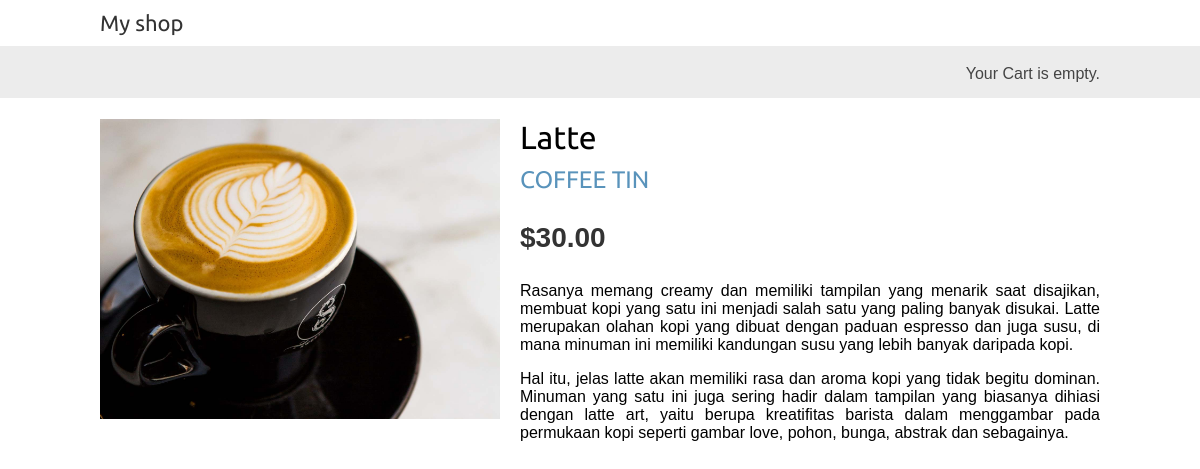
The page /5/latte/ on the database its author committed.
### shop/models.py (models this page shows, shortened)
class Product(models.Model):
    category = models.ForeignKey(Category,
                                 related_name='products',
                                 on_delete=models.CASCADE)
    name = models.CharField(max_length=200, db_index=True)
    slug = models.SlugField(max_length=200, db_index=True)
    image = models.ImageField(upload_to='products/%Y/%m/%d',
                              blank=True)
    description = models.TextField(blank=True)
    price = models.DecimalField(max_digits=10, decimal_places=2)
    available = models.BooleanField(default=True)
    created = models.DateTimeField(auto_now_add=True)
    updated = models.DateTimeField(auto_now=True)
    class Meta:
        ordering = ('name',)
        index_together = (('id', 'slug'),)

class Category(models.Model):
    name = models.CharField(max_length=200,
                            db_index=True)
    slug = models.SlugField(max_length=200,
                            unique=True)
    class Meta:
        ordering = ('name',)
        verbose_name = 'category'
        verbose_name_plural = 'categories'
    def __str__(self):
        return self.name
    def get_absolute_url(self):
        return reverse('shop:product_list_by_category',
                       args=[self.slug])

### shop/views.py (the view)
# urls.py: path('<int:id>/<slug:slug>/', views.product_detail,
def product_detail(request, id, slug):
    product = get_object_or_404(Product,
                                id=id,
                                slug=slug,
                                available=True)
    return render(request,
                  'shop/product/detail.html',
                  {'product': product})

### shop/templates/shop/product/detail.html (shortened to what this page needs)
{% extends "shop/base.html" %}
{% load static %}
{% block content %}
    <div class="product-detail">
        <img src="{% if product.image %}{{ product.image.url }}{% else %}
        {% static " img/no_image.png" %}{% endif %}">
        <h1>{{ product.name }}</h1>
        <h2>
            <a href="{{ product.category.get_absolute_url }}">
                {{ product.category }}
            </a>
        </h2>
        <p class="price">${{ product.price }}</p>
        {{ product.description|linebreaks }}
    </div>
{% endblock %}

### shop/static/css/base.css (style rules this page uses)
body { margin:0; padding:0; font-family:helvetica, sans-serif; }
h1, h2, h3, h4, h5 , h6 { font-family: 'Ubuntu', sans-serif; font-weight:normal; }
a { text-decoration:none; color:#5993bb; }
.product-detail { text-align:justify; }
.product-detail .price { color:#333; font-size:28px; font-weight:bold; }
.product-detail img { width:40%; float:left; padding:0 20px 20px 0; }
.product-detail h1 { margin-bottom:0; }
.product-detail h2 { margin-top:10px; }

### rows shown on the page
Product: image (picture), name "Latte", category "COFFEE TIN", price "30.00", description "Rasanya memang creamy dan memiliki tampilan yang menarik saat disajikan, membuat kopi yang satu ini menjadi salah satu yang paling banyak disukai. Latte merupakan olahan kopi yang dibuat dengan paduan espresso dan juga susu, di mana minuman ini memiliki kandungan susu yang lebih banyak daripada kopi. Hal itu, jelas latte akan memiliki rasa dan aroma kopi yang tidak begitu dominan. Minuman yang satu ini juga sering hadir dalam tampilan yang biasanya dihiasi dengan latte art, yaitu berupa kreatifitas barista dalam menggambar pada permukaan kopi seperti gambar love, pohon, bunga, abstrak dan sebagainya."
